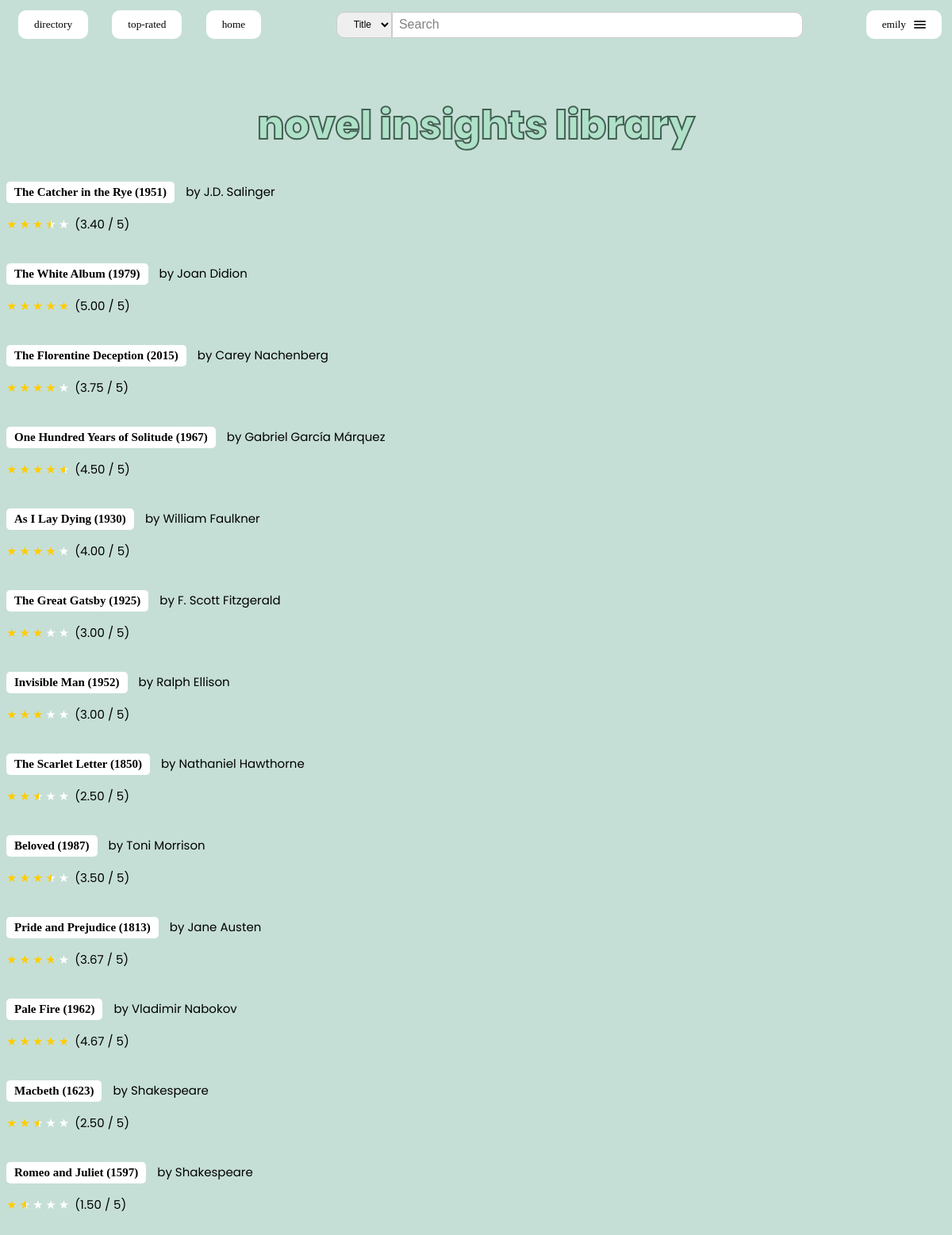
Screenshot of /books/list/ (signed in) with the database file from the repository.
### books/models.py (models this page shows)
class Book(models.Model):
    title = models.CharField(max_length=200, blank=False)
    author = models.CharField(max_length=200)
    pub_year = models.IntegerField(default=-1, blank=True)
    isbn = models.CharField(max_length=13, blank=True)
    @property
    def avg_rating(self):
        return decimalize(self.review_set.aggregate(
                avg=models.Avg('rating'))['avg'])

### books/views.py (the view)
# urls.py: path("list/", views.ListBooks, name="list_books"),
def ListBooks(request):
    books = Book.objects.all()
    context = {
        "books": books
    }
    return render(request, "books/list.html", context)

### utilities.py (called while the page is built)
def decimalize(num):
    if num is None:
        num = 0
    return Decimal(num).quantize(Decimal('0.01'))

### templates/books/list.html
{% extends "base.html" %}
{% block content %}
    <div class="container-fluid">
        <h1 class = "library">novel insights library</h1>
        {% for book in books %}
            <div>
                <span>
                    <a class = "book-libr" href="{% url 'books:view_book' book.id %}" style="font-weight:bold;">{{ book.title }} ({{ book.pub_year }})</a>
                         by {{book.author}}
                </span>
                <div class="book-info">
                    {% if book.avg_rating != 0.0 %}
                        <p>
                            <div class="Stars" style="--rating: {{book.avg_rating}};" aria-label="Rating of this product is {{book.avg_rating}} out of 5."></div>
                            ({{book.avg_rating}} / 5)
                        </p>
                    {% else %}
                        <p class="no-reviews" style="color:gray;font-style:italic;">No reviews for this book.</p>
                    {% endif %}
                </div>
            </div>
            <br />
        {% endfor %}
    </div>
{% endblock %}

### templates/nav.html (shortened to what this page needs)
<nav>
    <span class="menu-items">
        <a href="{% url 'books:list_books' %}">
            <button type="books" class="nav-button">Directory</button>
        </a>
        <a href="{% url 'books:top_ten' %}">
            <button type="rating" class="nav-button">Top-Rated</button>
        </a>
        <a href="{% url 'books:home_page' %}">
            <button type="home" class="nav-button">Home</button>
        </a>
    </span>
    <span class="search-bar">
        <form id="search-bar"  method="GET" action="{% url 'books:search_books' %}">
            <select name="field" id="field">
                <option value="title" {% if field == 'title'%} selected {% endif %}>Title</option>
              </select>
            <input type="text" name="query" id="search-input" placeholder="Search" {% if query %}value="{{query}}"{% endif %} />
        </form>
    </span>
    <span class="login-status">
        {% if user.is_authenticated %}
        <div class="dropdown">
            <button class="hamburger-menu-button" type="button" id="dropdownMenuButton" data-toggle="dropdown" aria-haspopup="true" aria-expanded="false">
                <span class="text">{{user.username}}</span>
                <span class="hamburger">
                    <div class="hamburger-icon"></div>
                    <div class="hamburger-icon"></div>
                    <div class="hamburger-icon"></div>
                </span>
            </button>
        </div>
        {% else %}
        <a href="{% url 'users:signup' %}">
            <button type="signup" class="nav-button">Sign Up</button></a>
        <a href="{% url 'users:login'%}">
            <button type="login" class="nav-button">Login</button>
        </a>
        {% endif %}
    </span>
</nav>

### static/css/list.css (style rules this page uses)
.container-fluid { font-size:15px; font-family: Poppins; }
.library { text-align:center; -webkit-text-stroke: 2px #426053; font-family: 'Poppins'; font-style: normal; font-weight: 400; font-size: 50px; line-height: 75px; color: #afe0c8; font-size: 50px; font-family:"Poppins", sans-serif; font-weight: 800; }
.book-libr { display: inline-block; font-family: Verdana; color: black; background-color: white; padding: 5px 10px; margin-right:10px; border: none; border-radius: 5px; text-align: center; text-decoration: none; cursor: pointer; }

### static/css/signup.css (style rules this page uses)
form input[type="text"], form input[type="email"], form input[type="password"] { margin-top: 10px; width: 250px; padding: 5px; border: 1px solid #ccc; border-radius: 5px; display:inline-block; }

### static/css/nav.css (style rules this page uses)
nav { padding: 5px; padding-bottom: 20px; font-family: system-ui, -apple-system, BlinkMacSystemFont, 'Segoe UI', Roboto, Oxygen, Ubuntu, Cantarell, 'Open Sans', 'Helvetica Neue', sans-serif; font-size: 20px; text-transform: lowercase; display: flex; justify-content: space-between; align-items: center; }
.login-status { float: right; }
.menu-items a { margin-left: 10px; margin-right: 10px; display: inline-block; }
.nav-button { display: inline-block; font-family: Verdana; text-transform: lowercase; color: black; background-color: white; margin-right: 5px; padding: 10px 20px; border: none; border-radius: 10px; text-align: center; text-decoration: none; cursor: pointer; }
.hamburger-menu-button { display: flex; align-items: center; background-color: white; text-transform: lowercase; border: none; font-family: Verdana; border-radius: 10px; cursor: pointer; padding: 10px 20px; border: none; border-radius: 10px; text-align: center; text-decoration: none; cursor: pointer; }
.text { padding-right: 10px; }
.hamburger-icon { width: 15px; height: 2px; background-color: #333; margin: 2px 0; border-radius: 1px; }
.search-bar { display: inline-block; }
.search-bar form { display: flex; align-items: center; }
.search-bar input[type="text"] { margin-top: 0px; padding: 8px; border: 1px solid #ccc; border-radius: 0px 10px 10px 0px; min-width: 500px; height: 15px; font-size: 16px; }
.search-bar input[type="text"]::placeholder { color: grey; font: Verdana; }
.search-bar select { text-align: center; height: 33px; padding: 4px 2px 4px 10px; font-size: 12px; border-radius: 10px 0px 0px 10px; border: 1px solid #ccc; }

### static/css/stars.css (style rules this page uses)
:root { --star-color: #fff; --star-background: #fc0; }
.Stars { --percent: calc(var(--rating) / 5 * 100%); display: inline-block; font-size: var(--star-size); font-family: Times; line-height: 1; }
.Stars::before { content: "★★★★★"; letter-spacing: 3px; background: linear-gradient(90deg, var(--star-background) var(--percent), var(--star-color) var(--percent)); -webkit-background-clip: text; -webkit-text-fill-color: transparent; }

### static/css/base.css (style rules this page uses)
body { background-color: #c6dfd6; }

### static/css/user_profile.css (style rules this page uses)
form { align-items: center; justify-content: center; }

### rows the page displays
Book: title "The Catcher in the Rye", pub_year "1951", author "J.D. Salinger", avg_rating "3.40"
Book: title "The White Album", pub_year "1979", author "Joan Didion", avg_rating "5.00"
Book: title "The Florentine Deception", pub_year "2015", author "Carey Nachenberg", avg_rating "3.75"
Book: title "One Hundred Years of Solitude", pub_year "1967", author "Gabriel García Márquez", avg_rating "4.50"
Book: title "As I Lay Dying", pub_year "1930", author "William Faulkner", avg_rating "4.00"
Book: title "The Great Gatsby", pub_year "1925", author "F. Scott Fitzgerald", avg_rating "3.00"
Book: title "Invisible Man", pub_year "1952", author "Ralph Ellison", avg_rating "3.00"
Book: title "The Scarlet Letter", pub_year "1850", author "Nathaniel Hawthorne", avg_rating "2.50"
Book: title "Beloved", pub_year "1987", author "Toni Morrison", avg_rating "3.50"
Book: title "Pride and Prejudice", pub_year "1813", author "Jane Austen", avg_rating "3.67"
Book: title "Pale Fire", pub_year "1962", author "Vladimir Nabokov", avg_rating "4.67"
Book: title "Macbeth", pub_year "1623", author "Shakespeare", avg_rating "2.50"
Book: title "Romeo and Juliet", pub_year "1597", author "Shakespeare", avg_rating "1.50"

### other values shown
{{ user.username }} "emily"
